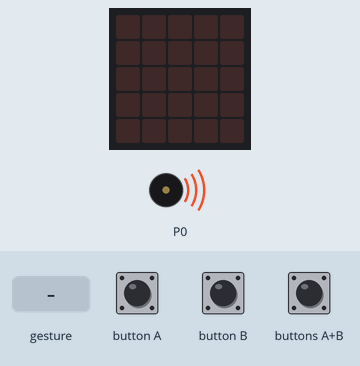
Bench run of a program on a simulated BBC micro:bit (MakeCode). Parts: the board's 5×5 LED display, buzzer (waves = sounding). The inputs (shaded band) are chosen by the test bench. Random numbers come from a fixed seed; a tilt is held for 1.5 s and a shake lasts 1 s, then the board lies face up again.

Above: at 1.2 s.
1.3 s: gesture 'logo up'
At 2.3 s:
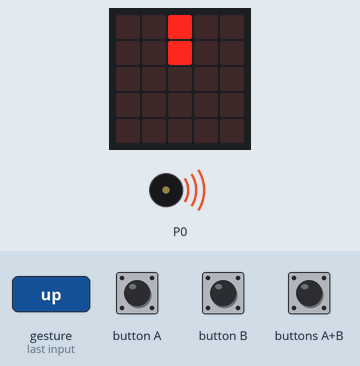
At 4.2 s:
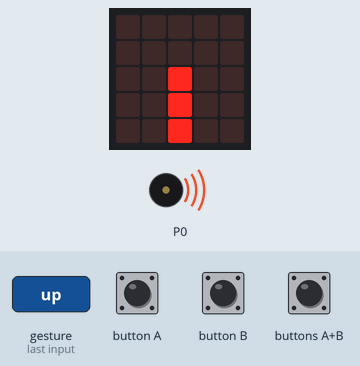
4.3 s: gesture 'logo down'
At 7.79 s:
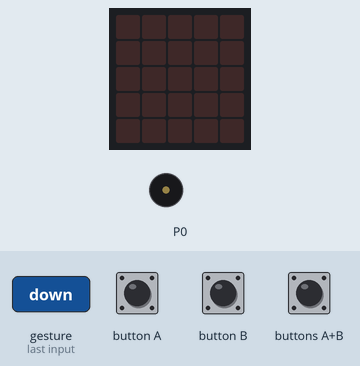
Timing chart, 0 to 13.3 s (numbered marks = the images above; inputs shaded):
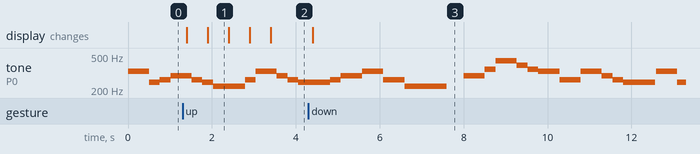

The program:

tetris_microbit.py
```python
def check():
    if position_y > 2:
        led.unplot(position_x, 0)
        led.unplot(position_x, 1)
def tetromino_i_laying():
    global position_y
    basic.clear_screen()
    for index in range(5):
        led.plot(0, position_y)
        led.plot(1, position_y)
        led.plot(2, position_y)
        led.plot(3, position_y)
        basic.pause(time)
        position_y += 1
        if index == 4:
            led.plot(0, position_y)
            led.plot(1, position_y)
            led.plot(2, position_y)
            led.plot(3, position_y)
        else:
            basic.clear_screen()

def on_gesture_logo_up():
    tetromino_i()
input.on_gesture(Gesture.LOGO_UP, on_gesture_logo_up)

def on_gesture_logo_down():
    tetromino_i_laying()
input.on_gesture(Gesture.LOGO_DOWN, on_gesture_logo_down)

def tetromino_i():
    global position_y
    basic.clear_screen()
    for index2 in range(5):
        led.plot(position_x, position_y)
        basic.pause(time)
        position_y += 1
        check()

def on_button_pressed_ab():
    global lst2, random_number
    lst2 = ["i", "o", "t", "s", "z", "j"]
    random_number = randint(0, len(lst2))
input.on_button_pressed(Button.AB, on_button_pressed_ab)

random_number = 0
position_y = 0
position_x = 0
lst2: List[str] = []
time = 0
time = 500
lst2 = ["i", "o", "t", "s", "z", "j"]
position_x = 2
# basic.show_string("TETRIS")

def on_forever():
    music.play_tone(330, music.beat(BeatFraction.WHOLE))
    music.play_tone(247, music.beat(BeatFraction.HALF))
    music.play_tone(262, music.beat(BeatFraction.HALF))
    music.play_tone(294, music.beat(BeatFraction.WHOLE))
    music.play_tone(262, music.beat(BeatFraction.HALF))
    music.play_tone(247, music.beat(BeatFraction.HALF))
    music.play_tone(220, music.beat(BeatFraction.WHOLE))
    music.play_tone(220, music.beat(BeatFraction.HALF))
    music.play_tone(262, music.beat(BeatFraction.HALF))
    music.play_tone(330, music.beat(BeatFraction.WHOLE))
    music.play_tone(294, music.beat(BeatFraction.HALF))
    music.play_tone(262, music.beat(BeatFraction.HALF))
    music.play_tone(247, music.beat(BeatFraction.WHOLE))
    music.play_tone(247, music.beat(BeatFraction.HALF))
    music.play_tone(262, music.beat(BeatFraction.HALF))
    music.play_tone(294, music.beat(BeatFraction.WHOLE))
    music.play_tone(330, music.beat(BeatFraction.WHOLE))
    music.play_tone(262, music.beat(BeatFraction.WHOLE))
    music.play_tone(220, music.beat(BeatFraction.WHOLE))
    music.play_tone(220, music.beat(BeatFraction.WHOLE))
    basic.pause(400)
    music.play_tone(294, music.beat(BeatFraction.WHOLE))
    music.play_tone(349, music.beat(BeatFraction.HALF))
    music.play_tone(440, music.beat(BeatFraction.HALF))
    music.play_tone(440, music.beat(BeatFraction.HALF))
    music.play_tone(392, music.beat(BeatFraction.HALF))
    music.play_tone(349, music.beat(BeatFraction.HALF))
    music.play_tone(330, music.beat(BeatFraction.WHOLE))
    music.play_tone(262, music.beat(BeatFraction.WHOLE))
    music.play_tone(330, music.beat(BeatFraction.WHOLE))
    music.play_tone(294, music.beat(BeatFraction.HALF))
    music.play_tone(262, music.beat(BeatFraction.HALF))
    music.play_tone(247, music.beat(BeatFraction.WHOLE))
    music.play_tone(247, music.beat(BeatFraction.HALF))
basic.forever(on_forever)
```

Measured:
- after the input at 1.3 s, the display: first changes after 0.10 s (image 1 shows a later state)
- after the input at 4.3 s, the display: changes after 0.10 s (image 3)
- by itself, tone on P0: plays 262 Hz for 0.26 s, 294 Hz for 0.51 s, 330 Hz for 0.51 s, 262 Hz for 0.51 s, 220 Hz for 1.0 s, 294 Hz for 0.51 s … (18 notes in this stretch)
- what the display in image 1 shows lasts 0.5 s, from 1.9 s to 2.4 s
